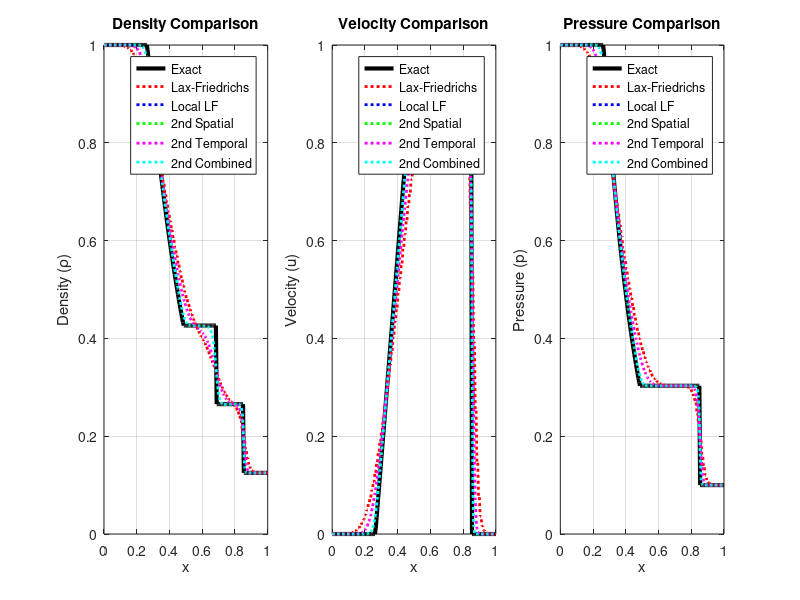

Source code (MATLAB): (Note: this script raises an error after producing the figure.)
function compare_all_methods()
    % Compare all numerical methods with exact solution
    
    % Common parameters
    rho_L = 1.0; u_L = 0.0; p_L = 1.0;
    rho_R = 0.125; u_R = 0.0; p_R = 0.1;
    gamma = 1.4;
    N = 200;
    x = linspace(0, 1, N);
    t_final = 0.2;
    
    % Get all solutions
    fprintf('Computing exact solution...\n');
    [rho_exact, u_exact, p_exact] = solve_exact(x, t_final, gamma);
    
    fprintf('Computing Lax-Friedrichs solution...\n');
    [rho_lf, u_lf, p_lf] = solve_lax_friedrichs(x, t_final, gamma);
    
    fprintf('Computing Local Lax-Friedrichs solution...\n');
    [rho_llf, u_llf, p_llf] = solve_local_lax_friedrichs(x, t_final, gamma);
    
    fprintf('Computing 2nd order spatial solution...\n');
    [rho_spatial2, u_spatial2, p_spatial2] = solve_spatial2(x, t_final, gamma);
    
    fprintf('Computing 2nd order temporal solution...\n');
    [rho_temporal2, u_temporal2, p_temporal2] = solve_temporal2(x, t_final, gamma);
    
    fprintf('Computing combined 2nd order solution...\n');
    [rho_combined, u_combined, p_combined] = solve_combined(x, t_final, gamma);
    
    % Create comparison plots
    figure('Position', [100, 100, 1200, 400]);
    set(gcf, 'Color', 'white');
    
    % Density comparison
    subplot(1,3,1);
    plot(x, rho_exact, 'k-', 'LineWidth', 3, 'DisplayName', 'Exact');
    hold on;
    plot(x, rho_lf, 'r:', 'LineWidth', 2, 'DisplayName', 'Lax-Friedrichs');
    plot(x, rho_llf, 'b:', 'LineWidth', 2, 'DisplayName', 'Local LF');
    plot(x, rho_spatial2, 'g:', 'LineWidth', 2, 'DisplayName', '2nd Spatial');
    plot(x, rho_temporal2, 'm:', 'LineWidth', 2, 'DisplayName', '2nd Temporal');
    plot(x, rho_combined, 'c:', 'LineWidth', 2, 'DisplayName', '2nd Combined');
    xlabel('x');
    ylabel('Density (\rho)');
    title('Density Comparison');
    legend('Location', 'best');
    grid on;
    
    % Velocity comparison
    subplot(1,3,2);
    plot(x, u_exact, 'k-', 'LineWidth', 3, 'DisplayName', 'Exact');
    hold on;
    plot(x, u_lf, 'r:', 'LineWidth', 2, 'DisplayName', 'Lax-Friedrichs');
    plot(x, u_llf, 'b:', 'LineWidth', 2, 'DisplayName', 'Local LF');
    plot(x, u_spatial2, 'g:', 'LineWidth', 2, 'DisplayName', '2nd Spatial');
    plot(x, u_temporal2, 'm:', 'LineWidth', 2, 'DisplayName', '2nd Temporal');
    plot(x, u_combined, 'c:', 'LineWidth', 2, 'DisplayName', '2nd Combined');
    xlabel('x');
    ylabel('Velocity (u)');
    title('Velocity Comparison');
    legend('Location', 'best');
    grid on;
    
    % Pressure comparison
    subplot(1,3,3);
    plot(x, p_exact, 'k-', 'LineWidth', 3, 'DisplayName', 'Exact');
    hold on;
    plot(x, p_lf, 'r:', 'LineWidth', 2, 'DisplayName', 'Lax-Friedrichs');
    plot(x, p_llf, 'b:', 'LineWidth', 2, 'DisplayName', 'Local LF');
    plot(x, p_spatial2, 'g:', 'LineWidth', 2, 'DisplayName', '2nd Spatial');
    plot(x, p_temporal2, 'm:', 'LineWidth', 2, 'DisplayName', '2nd Temporal');
    plot(x, p_combined, 'c:', 'LineWidth', 2, 'DisplayName', '2nd Combined');
    xlabel('x');
    ylabel('Pressure (p)');
    title('Pressure Comparison');
    legend('Location', 'best');
    grid on;
    
    sgtitle('Comparison of Numerical Methods at t = 0.2');
    
    % Save as TikZ
    matlab2tikz('../figure/methods_comparison.tex');
    fprintf('Comparison complete. Results saved to methods_comparison.tex\n');
end

function [rho, u, p] = solve_exact(x, t, gamma)
    rho_L = 1.0; u_L = 0.0; p_L = 1.0;
    rho_R = 0.125; u_R = 0.0; p_R = 0.1;
    x0 = 0.5;
    
    a_L = sqrt(gamma * p_L / rho_L);
    p_star = solve_star_pressure(p_L, p_R, u_L, u_R, rho_L, rho_R, gamma);
    u_star = u_L + (2*a_L/(gamma-1)) * (1 - (p_star/p_L)^((gamma-1)/(2*gamma)));
    
    rho_L_star = rho_L * (p_star/p_L)^(1/gamma);
    beta = (gamma+1)/(gamma-1);
    rho_R_star = rho_R * (1 + beta*(p_star/p_R)) / (beta + (p_star/p_R));
    
    a_L_star = sqrt(gamma * p_star / rho_L_star);
    S_HL = u_L - a_L;
    S_TL = u_star - a_L_star;
    S_contact = u_star;
    a_R = sqrt(gamma * p_R / rho_R);
    S_shock = u_R + a_R * sqrt((gamma+1)/(2*gamma) * (p_star/p_R) + (gamma-1)/(2*gamma));
    
    N = length(x);
    rho = zeros(1, N); u = zeros(1, N); p = zeros(1, N);
    
    for i = 1:N
        xi = (x(i) - x0) / t;
        if xi < S_HL
            rho(i) = rho_L; u(i) = u_L; p(i) = p_L;
        elseif xi < S_TL
            u_fan = (2/(gamma+1)) * (a_L + xi + (gamma-1)/2 * u_L);
            a_fan = u_fan - xi;
            rho(i) = rho_L * (a_fan/a_L)^(2/(gamma-1));
            u(i) = u_fan;
            p(i) = p_L * (a_fan/a_L)^(2*gamma/(gamma-1));
        elseif xi < S_contact
            rho(i) = rho_L_star; u(i) = u_star; p(i) = p_star;
        elseif xi < S_shock
            rho(i) = rho_R_star; u(i) = u_star; p(i) = p_star;
        else
            rho(i) = rho_R; u(i) = u_R; p(i) = p_R;
        end
    end
end

function [rho, u, p] = solve_lax_friedrichs(x, t_final, gamma)
    [W] = run_method(x, t_final, gamma, @update_lf);
    [rho, u, p] = extract_primitives(W, gamma);
end

function [rho, u, p] = solve_local_lax_friedrichs(x, t_final, gamma)
    [W] = run_method(x, t_final, gamma, @update_llf);
    [rho, u, p] = extract_primitives(W, gamma);
end

function [rho, u, p] = solve_spatial2(x, t_final, gamma)
    [W] = run_method(x, t_final, gamma, @update_spatial2);
    [rho, u, p] = extract_primitives(W, gamma);
end

function [rho, u, p] = solve_temporal2(x, t_final, gamma)
    [W] = run_method_heun(x, t_final, gamma, @update_llf);
    [rho, u, p] = extract_primitives(W, gamma);
end

function [rho, u, p] = solve_combined(x, t_final, gamma)
    [W] = run_method_heun(x, t_final, gamma, @update_spatial2);
    [rho, u, p] = extract_primitives(W, gamma);
end

function W = run_method(x, t_final, gamma, update_func)
    W = initialize_solution(x, gamma);
    N = length(x); dx = x(2) - x(1); t = 0; CFL = 0.5;
    
    while t < t_final
        dt = min(CFL * dx / calculate_max_speed(W, gamma), t_final - t);
        W = update_func(W, dt, dx, gamma);
        W(:,1) = W(:,2); W(:,N) = W(:,N-1);
        t = t + dt;
    end
end

function W = run_method_heun(x, t_final, gamma, rhs_func)
    W = initialize_solution(x, gamma);
    N = length(x); dx = x(2) - x(1); t = 0; CFL = 0.5;
    
    while t < t_final
        dt = min(CFL * dx / calculate_max_speed(W, gamma), t_final - t);
        
        K1 = rhs_func(W, dt, dx, gamma);
        W_star = W + dt * K1;
        W_star(:,1) = W_star(:,2); W_star(:,N) = W_star(:,N-1);
        
        K2 = rhs_func(W_star, dt, dx, gamma);
        W = W + (dt/2) * (K1 + K2);
        W(:,1) = W(:,2); W(:,N) = W(:,N-1);
        
        t = t + dt;
    end
end

function W = initialize_solution(x, gamma)
    rho_L = 1.0; u_L = 0.0; p_L = 1.0;
    rho_R = 0.125; u_R = 0.0; p_R = 0.1;
    N = length(x);
    W = zeros(3, N);
    
    for i = 1:N
        if x(i) < 0.5
            W(1,i) = rho_L; W(2,i) = rho_L * u_L; W(3,i) = p_L/(gamma-1) + 0.5*rho_L*u_L^2;
        else
            W(1,i) = rho_R; W(2,i) = rho_R * u_R; W(3,i) = p_R/(gamma-1) + 0.5*rho_R*u_R^2;
        end
    end
end

function W_new = update_lf(W, dt, dx, gamma)
    N = size(W, 2);
    W_new = zeros(3, N);
    for i = 2:N-1
        F_left = euler_flux(W(:,i-1), gamma);
        F_right = euler_flux(W(:,i+1), gamma);
        W_new(:,i) = 0.5*(W(:,i-1) + W(:,i+1)) - (dt/(2*dx))*(F_right - F_left);
    end
end

function rhs = update_llf(W, dt, dx, gamma)
    N = size(W, 2);
    rhs = zeros(3, N);
    for i = 2:N-1
        F_i = euler_flux(W(:,i), gamma);
        F_ip1 = euler_flux(W(:,i+1), gamma);
        F_im1 = euler_flux(W(:,i-1), gamma);
        
        alpha_right = max(wave_speed(W(:,i), gamma), wave_speed(W(:,i+1), gamma));
        alpha_left = max(wave_speed(W(:,i-1), gamma), wave_speed(W(:,i), gamma));
        
        F_right = 0.5*(F_i + F_ip1) - 0.5*alpha_right*(W(:,i+1) - W(:,i));
        F_left = 0.5*(F_im1 + F_i) - 0.5*alpha_left*(W(:,i) - W(:,i-1));
        
        rhs(:,i) = -(F_right - F_left) / dx;
    end
end

function rhs = update_spatial2(W, dt, dx, gamma)
    N = size(W, 2);
    rhs = zeros(3, N);
    
    % Calculate slopes with minmod
    W_slope = zeros(3, N);
    for i = 2:N-1
        for k = 1:3
            slope_left = (W(k,i) - W(k,i-1)) / dx;
            slope_right = (W(k,i+1) - W(k,i)) / dx;
            W_slope(k,i) = minmod(slope_left, slope_right);
        end
    end
    
    for i = 2:N-1
        % Reconstruct at interfaces
        W_left = W(:,i) + W_slope(:,i) * dx/2;
        W_right = W(:,i+1) - W_slope(:,i+1) * dx/2;
        
        F_left = euler_flux(W_left, gamma);
        F_right = euler_flux(W_right, gamma);
        alpha_right = max(wave_speed(W_left, gamma), wave_speed(W_right, gamma));
        F_right_interface = 0.5*(F_left + F_right) - 0.5*alpha_right*(W_right - W_left);
        
        W_left_prev = W(:,i-1) + W_slope(:,i-1) * dx/2;
        W_right_prev = W(:,i) - W_slope(:,i) * dx/2;
        
        F_left_prev = euler_flux(W_left_prev, gamma);
        F_right_prev = euler_flux(W_right_prev, gamma);
        alpha_left = max(wave_speed(W_left_prev, gamma), wave_speed(W_right_prev, gamma));
        F_left_interface = 0.5*(F_left_prev + F_right_prev) - 0.5*alpha_left*(W_right_prev - W_left_prev);
        
        rhs(:,i) = -(F_right_interface - F_left_interface) / dx;
    end
end

% Helper functions
function result = minmod(a, b)
    if a*b > 0
        result = sign(a) * min(abs(a), abs(b));
    else
        result = 0;
    end
end

function F = euler_flux(W, gamma)
    rho = W(1); u = W(2)/rho; E = W(3);
    p = (gamma-1)*(E - 0.5*rho*u^2);
    F = [rho*u; rho*u^2 + p; u*(E + p)];
end

function alpha = wave_speed(W, gamma)
    rho = W(1); u = W(2)/rho; E = W(3);
    p = (gamma-1)*(E - 0.5*rho*u^2);
    c = sqrt(gamma*p/rho);
    alpha = abs(u) + c;
end

function max_speed = calculate_max_speed(W, gamma)
    N = size(W, 2);
    max_speed = 0;
    for i = 1:N
        max_speed = max(max_speed, wave_speed(W(:,i), gamma));
    end
end

function [rho, u, p] = extract_primitives(W, gamma)
    rho = W(1,:);
    u = W(2,:) ./ W(1,:);
    E = W(3,:);
    p = (gamma-1)*(E - 0.5*W(1,:).*u.^2);
end

function p_star = solve_star_pressure(p_L, p_R, u_L, u_R, rho_L, rho_R, gamma)
    a_L = sqrt(gamma * p_L / rho_L);
    p = (p_L + p_R) / 2;
    A_R = 2 / ((gamma + 1) * rho_R);
    B_R = (gamma - 1) / (gamma + 1) * p_R;
    
    for iter = 1:100
        u_L_star = u_L + (2*a_L/(gamma-1)) * (1 - (p/p_L)^((gamma-1)/(2*gamma)));
        u_R_star = u_R + (p - p_R) * sqrt(A_R / (p + B_R));
        f = u_L_star - u_R_star;
        
        du_L_dp = -(1/(rho_L * a_L)) * (p/p_L)^(-(gamma+1)/(2*gamma));
        du_R_dp = sqrt(A_R / (p + B_R)) * (1 - (p - p_R)/(2*(p + B_R)));
        f_prime = du_L_dp - du_R_dp;
        
        p_new = p - f / f_prime;
        if abs(p_new - p) / p < 1e-6
            p_star = p_new; return;
        end
        p = p_new;
    end
    p_star = p;
end
